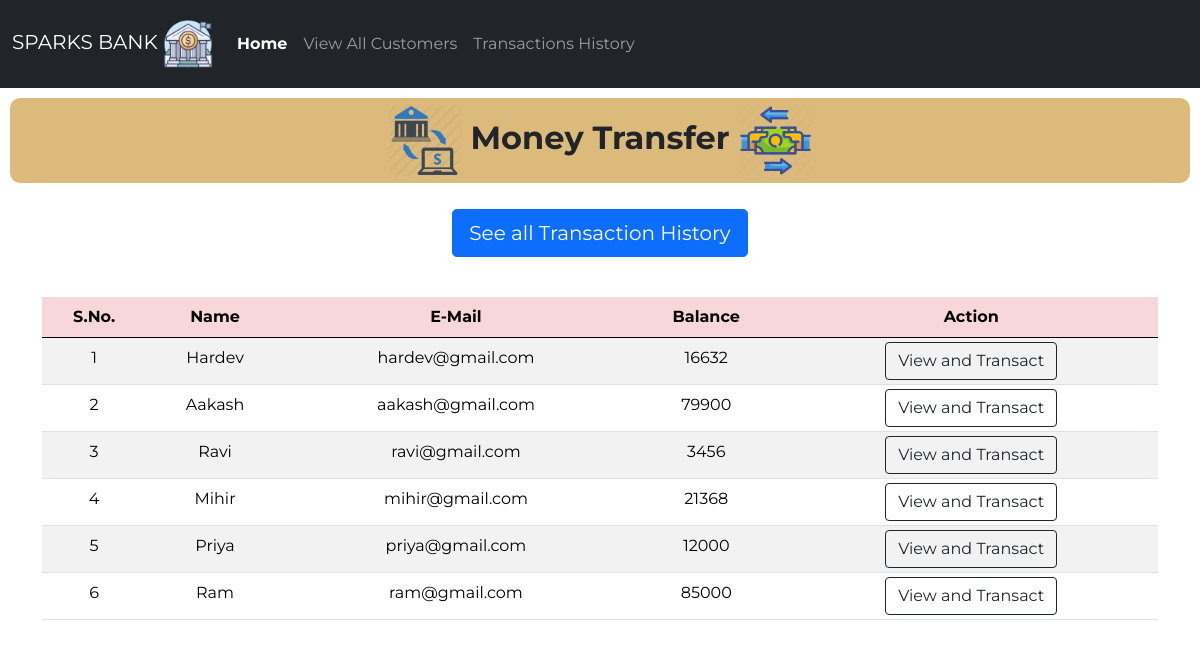
The page /money.php on the database its author committed.
### tables this page shows
CREATE TABLE `users` (
  `id` int(3) NOT NULL,
  `name` text NOT NULL,
  `email` varchar(30) NOT NULL,
  `balance` int(8) NOT NULL
);

### money.php (the view, shortened to what this page needs)
<!doctype html>
<html lang="en">
<head>
    <link href="https://cdn.jsdelivr.net/npm/bootstrap@5.0.0-beta1/dist/css/bootstrap.min.css" rel="stylesheet">
    <link rel="stylesheet" href="css/style2.css">
<body>
    <?php
    include 'connect.php';
    $sql = "SELECT * FROM users";
    $result = mysqli_query($conn, $sql);
    ?>
    <nav class="navbar py-2 navbar-expand-lg navbar-dark bg-dark">
        <div class="container-fluid">
            <a class="navbar-brand" href="#">SPARKS BANK <img src="logos/logo.webp" alt="Bank" width="50" height="50"></a>
            <div class="collapse navbar-collapse" id="navbarSupportedContent">
                <ul class="navbar-nav me-auto mb-8 mb-lg-0">
                    <li class="nav-item py-3">
                        <a class="nav-link active" aria-current="page" href="index.php"><strong>Home</strong></a>
                    </li>
					<li class="nav-item py-3">
                        <a class="nav-link" href="money.php">View All Customers</a>
                    </li>
					<li class="nav-item py-3">
                        <a class="nav-link" href="history.php">Transactions History</a>
                    </li>
                </ul>
            </div>
        </div>
    </nav>
    <class class="welcome">
        <h2>
            <img src="logos/m1.webp" alt="Bank" width="75" height="75" style="font-weight: bold;"> <strong>Money
                Transfer</strong> <img src="logos/m2.webp" alt="Bank" width="75" height="75">
        </h2>
    </class>
    <div class="d-grip gap-2 col-6 mx-auto text-center p-3 mb-2">
        <a href="history.php"><button type="button" class="btn btn-primary btn-lg mb-3">See all Transaction History</button></a>
    </div>
    <div class="container">
        <div class="row text-center">
            <div class="col text-center">
                <div class="table-responsive-sm">
                    <table class="table table-hover table-striped table-sm">
                        <thead style="color : black;" class="table-danger">
                            <tr>
                                <th scope="col" class="text-center py-2">S.No.</th>
                                <th scope="col" class="text-center py-2">Name</th>
                                <th scope="col" class="text-center py-2">E-Mail</th>
                                <th scope="col" class="text-center py-2">Balance</th>
                                <th scope="col" class="text-center py-2">Action</th>
                            </tr>
                        </thead>
                        <tbody>
                            <?php
                            while ($rows = mysqli_fetch_assoc($result)) {
                            ?>
                                <tr style="color : black;">
                                    <td class="text-center py-2">
                                        <?php echo $rows['id'] ?>
                                    </td>
                                    <td class="text-center py-2">
                                        <?php echo $rows['name'] ?>
                                    </td>
                                    <td class="text-center py-2">
                                        <?php echo $rows['email'] ?>
                                    </td>
                                    <td class="text-center py-2">
                                        <?php echo $rows['balance'] ?>
                                    </td>
                                    <td><a href="users.php?id= <?php echo $rows['id']; ?>"> <button class="btn btn-outline-dark btn">View and Transact</button></a></td>
                                </tr>
                            <?php
                            }
                            ?>
                        </tbody>
                    </table>
                </div>
            </div>
        </div>
    </div>
</body>
</html>

### css/style2.css (style rules this page uses)
* { font-family: 'Montserrat', sans-serif; }
.welcome h2 { margin: 10px; padding: 5px; text-align: center; background-color:rgba(216, 180, 112, 0.911) ; border-radius: 10px; }

### rows shown on the page
users: id "1", name "Hardev", email "hardev@gmail.com", balance "16632"
users: id "2", name "Aakash", email "aakash@gmail.com", balance "79900"
users: id "3", name "Ravi", email "ravi@gmail.com", balance "3456"
users: id "4", name "Mihir", email "mihir@gmail.com", balance "21368"
users: id "5", name "Priya", email "priya@gmail.com", balance "12000"
users: id "6", name "Ram", email "ram@gmail.com", balance "85000"
